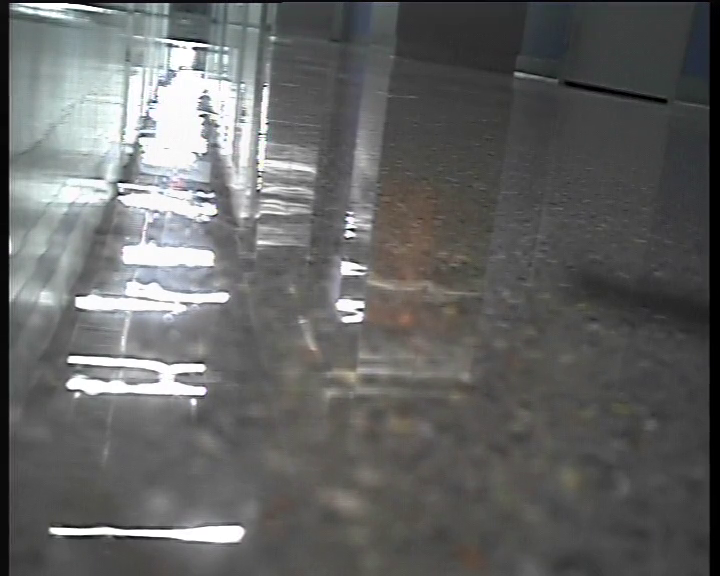
#> input picture frame 30 of hall6.mp4, 720 x 576 px, given in place of hallsmooth17.mp4, which was not available
$ python denoise1.py
#> lines starting #> are read from the running program, lines starting #| are printed output that depends on the picture; pictures that were not available may be replaced by others from this repository, and a replacement may not be noted
import numpy as np
import cv2
from matplotlib import pyplot as plt

cap = cv2.VideoCapture('hallsmooth17.mp4')

# create a list of first 5 frames
img = [cap.read()[1] for i in xrange(5)]
#> img = 5 items

# convert all to grayscale
gray = [cv2.cvtColor(i, cv2.COLOR_BGR2GRAY) for i in img]
#> gray = 5 items

# convert all to float64
gray = [np.float64(i) for i in gray]

# create a noise of variance 25
noise = np.random.randn(*gray[1].shape)*10

# Add this noise to images
noisy = [i+noise for i in gray]
#> noisy = 5 items

#Convert back to uint8
noisy = [np.uint8(np.clip(i,0,255)) for i in noisy]

# Denoise 3rd frame considering all the 5 frames
dst = cv2.fastNlMeansDenoisingMulti(noisy, 2, 5, None, 4, 7, 35)

plt.subplot(131),plt.imshow(gray[2],'gray')
plt.subplot(132),plt.imshow(noisy[2],'gray')
plt.subplot(133),plt.imshow(dst,'gray')
plt.show()
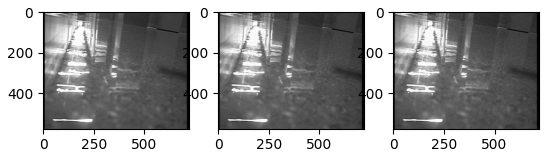
#> figure drawn by matplotlib, 3 panels

$ run again, starting later in the video
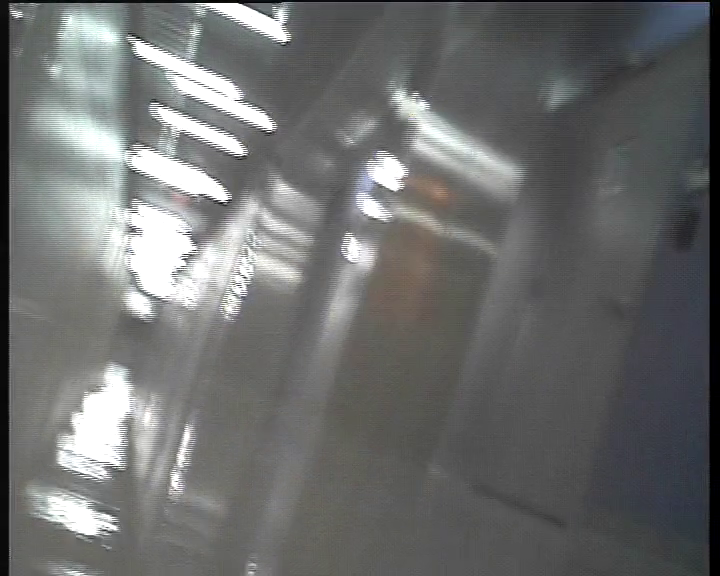
#> input picture frame 138 of hall6.mp4, 720 x 576 px, given in place of hallsmooth17.mp4, which was not available
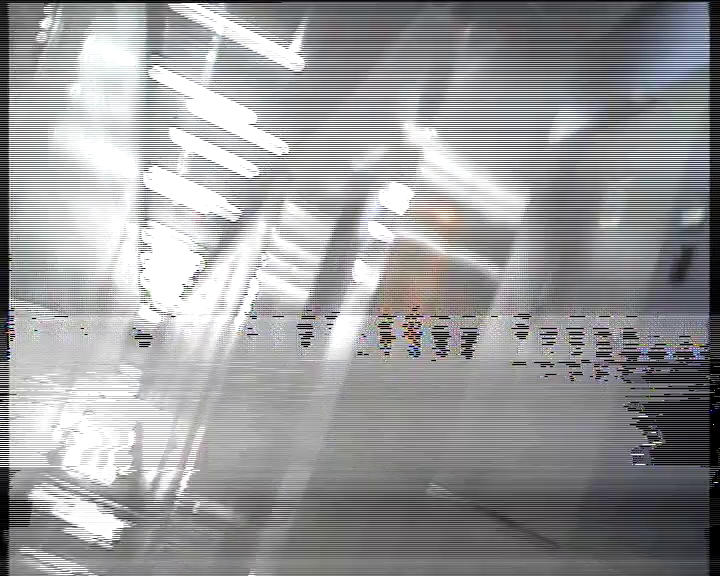
#> input picture frame 142 of hall6.mp4, 720 x 576 px, given in place of hallsmooth17.mp4, which was not available
#> img = 5 items
#> `plt.show()`:
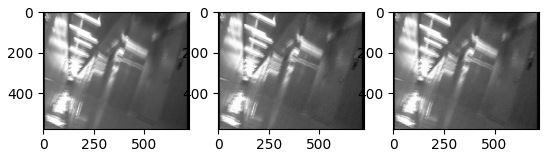
#> figure drawn by matplotlib, 3 panels

$ run again, starting later in the video
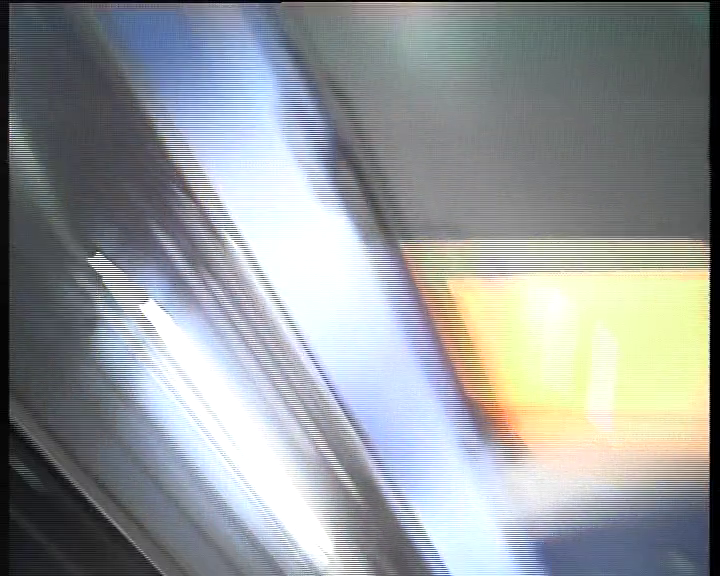
#> input picture frame 245 of hall6.mp4, 720 x 576 px, given in place of hallsmooth17.mp4, which was not available
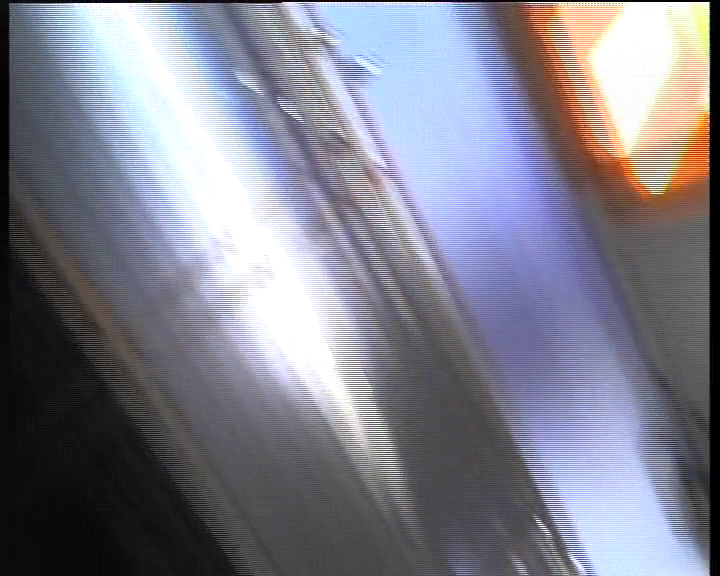
#> input picture frame 249 of hall6.mp4, 720 x 576 px, given in place of hallsmooth17.mp4, which was not available
#> img = 5 items
#> `plt.show()`:
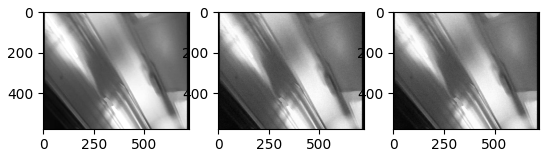
#> figure drawn by matplotlib, 3 panels
